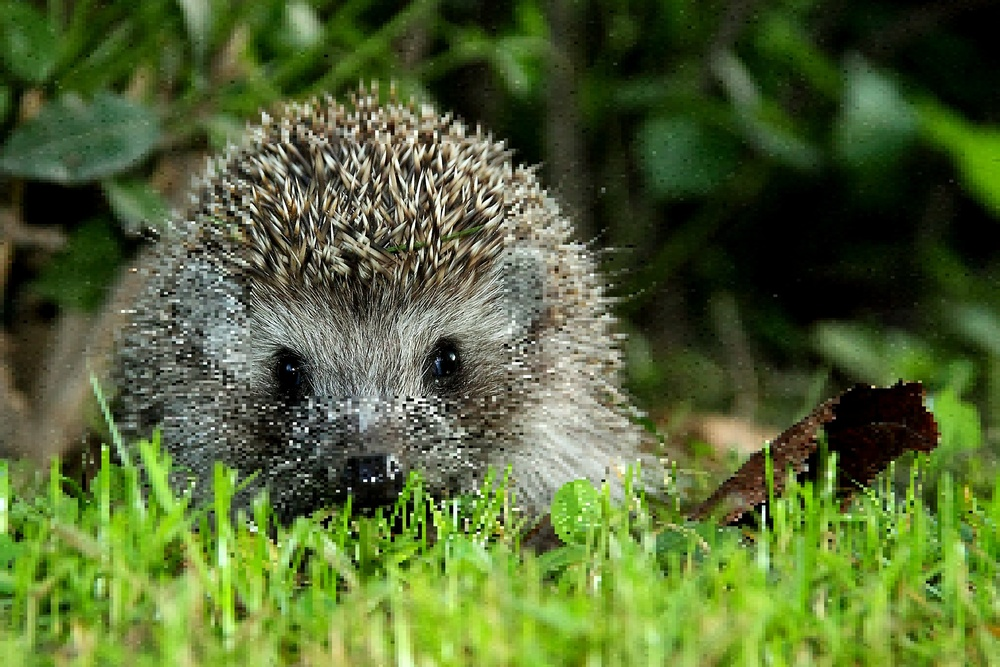
#> input picture media_types/images/Igel_sox_preview.jpeg, 1000 x 667 px, shrunk from 2780 x 1853 before the run, found by its file name
$ python ela-light.py
#> lines starting #> are read from the running program, lines starting #| are printed output that depends on the picture; after the words box and inside, x2 and y2 are one past the last pixel; in counts of white or black regions, pixels touching at a corner belong together
#> in generate_ela_light_image, img is the input picture: shape (667, 1000, 3); mean B, G, R 50.9, 101.6, 82.9
import cv2
import numpy as np


def compute_ela_light(img_bgr: np.ndarray) -> np.ndarray:
    """
    Compute Q = quality(x_hat) exactly as desc.rs does.

    Algorithm (matches desc.rs compute_ela_light byte-for-byte given the same pixels):
      1. Grayscale: (B + G + R) // 3   — integer average, not ITU weights.
      2. Discrete 4-neighbour Laplacian with same-pixel boundary padding.
      3. Amplify x10, clamp to [0, 255].
      4. Tile-average to 256x256 using integer partitioning (matches Rust code).

    Returns: 256x256 uint8 array of raw Q bytes (grayscale).
    """
    h, w = img_bgr.shape[:2]
#> h = 667; w = 1000

    # Step 1: integer average grayscale (B + G + R) // 3
    gray = (img_bgr[:, :, 0].astype(np.uint32)
            + img_bgr[:, :, 1].astype(np.uint32)
            + img_bgr[:, :, 2].astype(np.uint32)) // 3
    gray = gray.astype(np.int32)

    # Step 2: discrete Laplacian with same-pixel boundary padding
    # top row / bottom row / left col / right col → copy center
    t = np.empty_like(gray); t[1:] = gray[:-1]; t[0] = gray[0]
#> after `t[0] = gray[0]`:
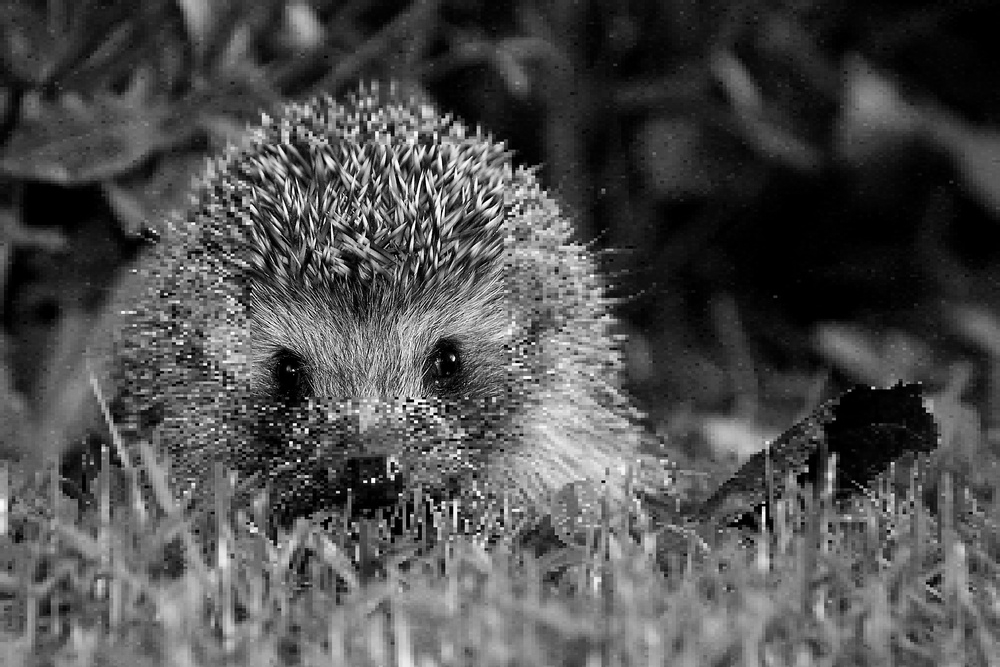
#> t: shape (667, 1000) int32; min 0, max 255, mean 78
    b = np.empty_like(gray); b[:-1] = gray[1:]; b[-1] = gray[-1]
#> after `b[:-1] = gray[1:]`:
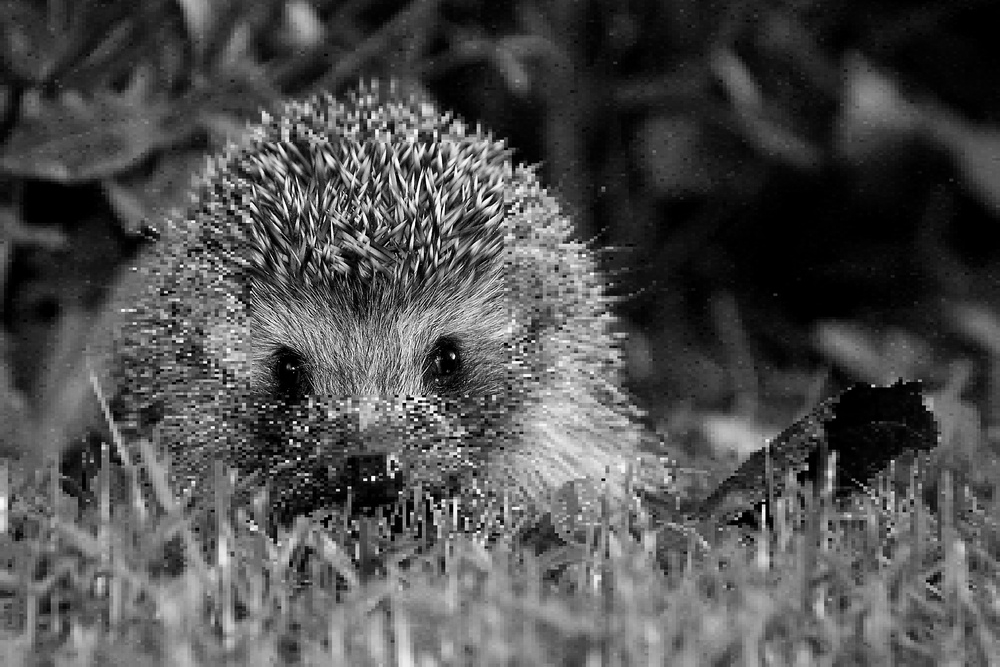
#> b: shape (667, 1000) int32; min 0, max 255, mean 78.3
#> after `b[-1] = gray[-1]`: b: shape (667, 1000) int32; 0.1% of pixels changed, all inside (x1, y1, x2, y2) = (0, 666, 999, 667)
    l = np.empty_like(gray); l[:, 1:] = gray[:, :-1]; l[:, 0] = gray[:, 0]
#> after `l[:, 0] = gray[:, 0]`:
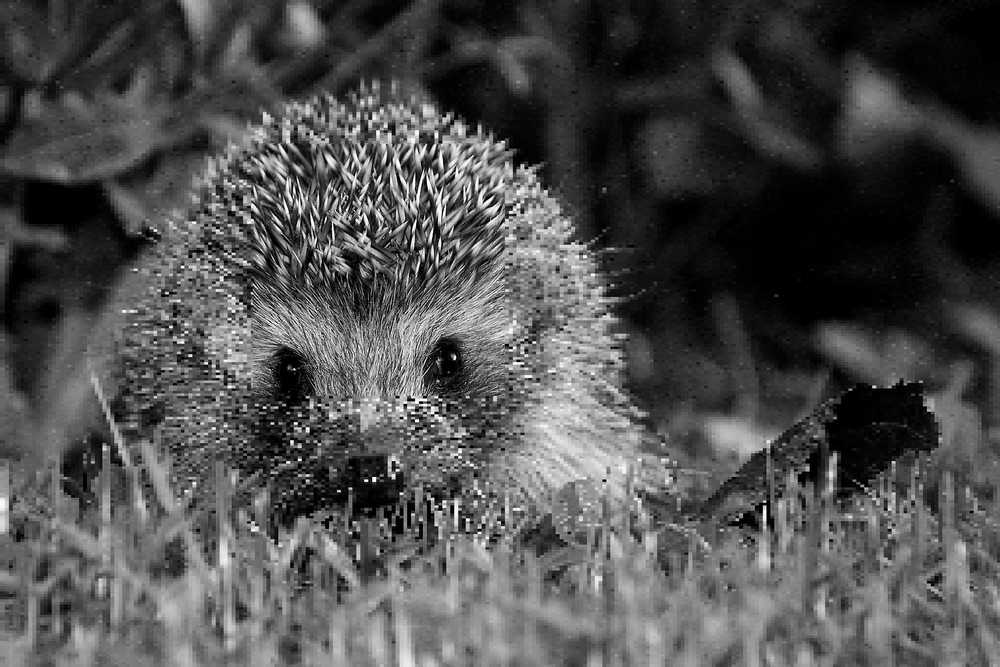
#> l: shape (667, 1000) int32; min 0, max 255, mean 78.1
    r = np.empty_like(gray); r[:, :-1] = gray[:, 1:]; r[:, -1] = gray[:, -1]
#> after `r[:, -1] = gray[:, -1]`: r: shape (667, 1000) int32; min 0, max 255, mean 78.1
    delta = np.abs(4 * gray - t - b - l - r)
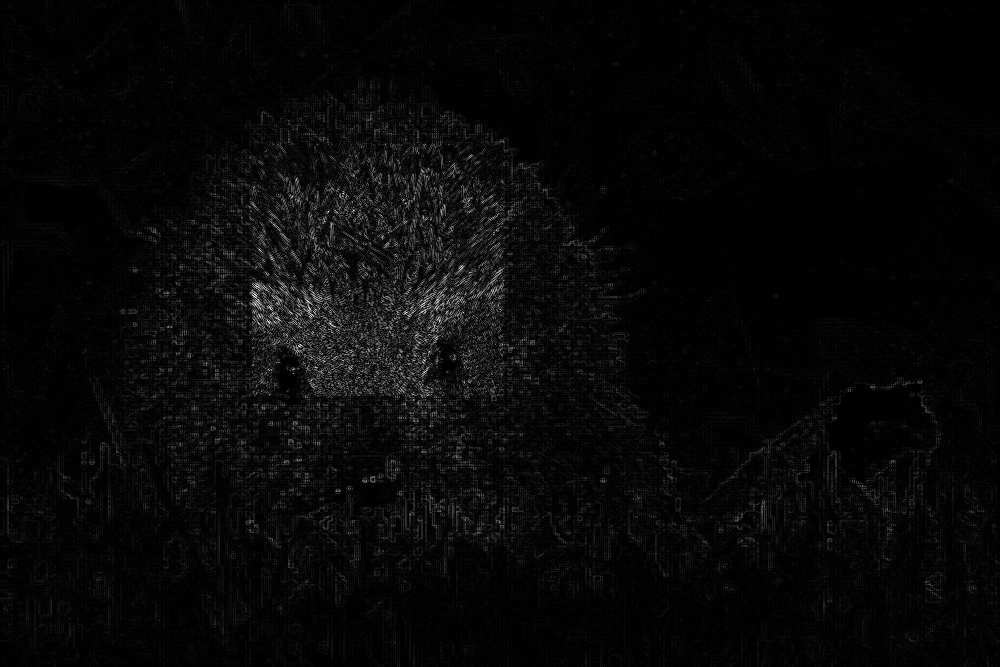
#> delta: shape (667, 1000) int32; min 0, max 631, mean 20.7; drawn with min black and max white

    # Step 3: amplify x10, clamp
    lap = np.clip(10 * delta, 0, 255).astype(np.uint8)
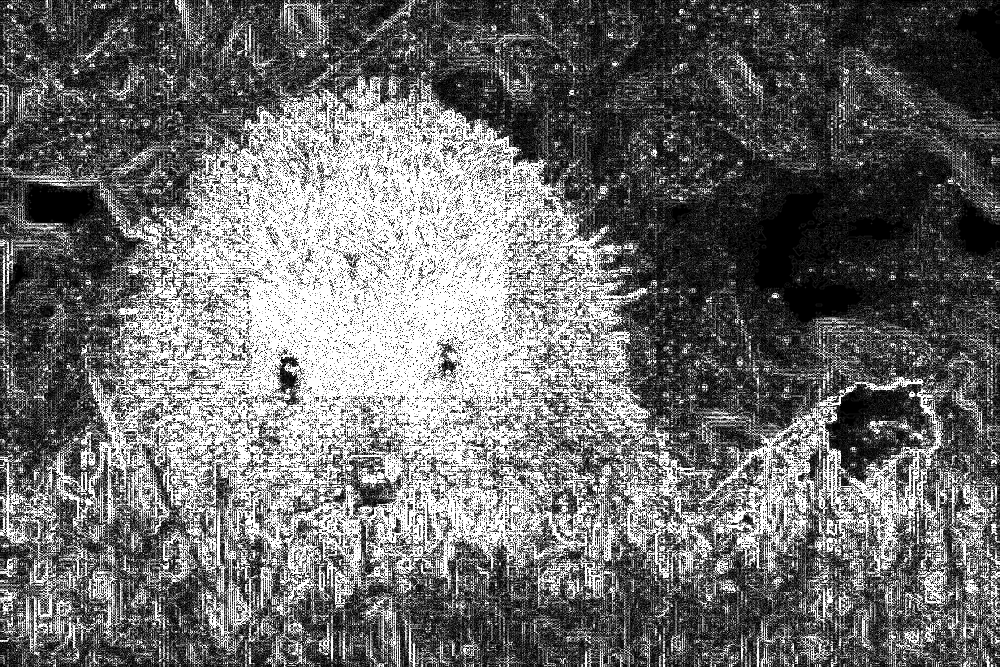
#> lap: shape (667, 1000); min 0, max 255, mean 108.7

    # Step 4: tile-average to 256x256 (integer partitioning as in Rust)
    out_size = 256
    q = np.zeros((out_size, out_size), dtype=np.uint8)
    for oy in range(out_size):
        r0 = oy * h // out_size
        r1 = max((oy + 1) * h // out_size, r0 + 1)
        for ox in range(out_size):
            c0 = ox * w // out_size
            c1 = max((ox + 1) * w // out_size, c0 + 1)
            q[oy, ox] = lap[r0:r1, c0:c1].mean()
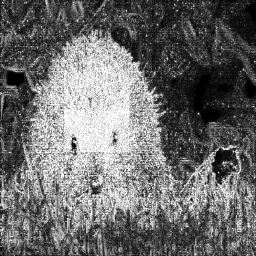
#> q: shape (256, 256); min 0, max 255, mean 107.8

    return q


def generate_ela_light_image(image_path: str, output_path: str) -> None:
    """
    Load image, compute Q, apply OpenCV JET colormap, save to output_path.
    The JET colormap is identical to the LUT used in the frontend (marketplace/page.tsx).
    """
    img = cv2.imread(image_path)
    if img is None:
        print(f"Could not read: {image_path}")
        return

    q = compute_ela_light(img)
    heatmap = cv2.applyColorMap(q, cv2.COLORMAP_JET)
    cv2.imwrite(output_path, heatmap)
    print(f"Saved: {output_path}  (mean Q = {q.mean():.2f})")


generate_ela_light_image('./media_types/images/Igel.jpeg',             './media_types/images/Igel_ela.jpeg')
generate_ela_light_image('./media_types/images/Igel_sox_preview.jpeg', './media_types/images/Igel_sox_preview_ela.jpeg')
#> in generate_ela_light_image (call 2), `heatmap = cv2.applyColorMap(q, cv2.COLORMAP_JET)`:
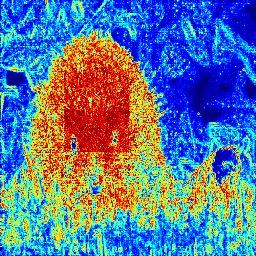
#> heatmap: shape (256, 256, 3); mean B, G, R 154, 120.4, 87.6
#| Saved: ./media_types/images/Igel_sox_preview_ela.jpeg  (mean Q = 107.82)

$ run again, with media_types/images/Igel_sharpness_map.jpeg copied over media_types/images/Igel_sox_preview.jpeg
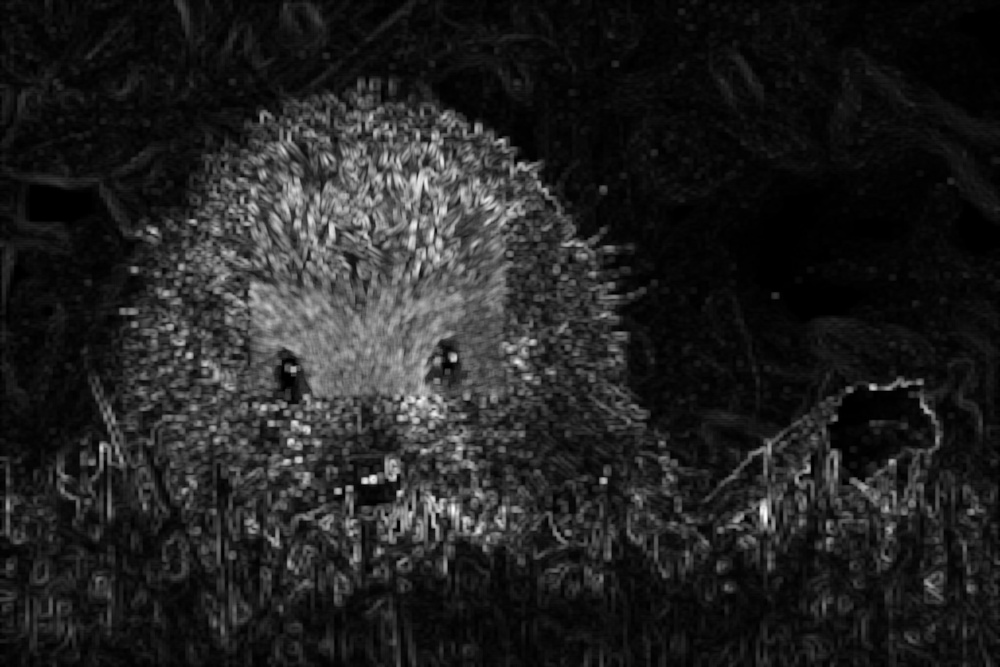
#> input picture media_types/images/Igel_sharpness_map.jpeg, 1000 x 667 px, shrunk from 2780 x 1853 before the run, found by its file name
#> in generate_ela_light_image, img is the input picture: shape (667, 1000, 3); min 0, max 255, mean 34.1
#> t: shape (667, 1000) int32; min 0, max 255, mean 34.1
#> b: shape (667, 1000) int32; min 0, max 255, mean 34.1
#> l: shape (667, 1000) int32; min 0, max 255, mean 34.1
#> r: shape (667, 1000) int32; min 0, max 255, mean 34.1
#> after the loop in compute_ela_light, `for oy in range(out_size):`:
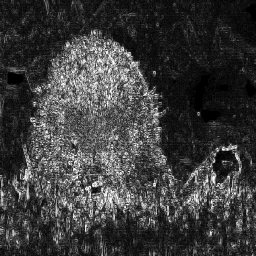
#> q: shape (256, 256); min 0, max 255, mean 60
#> in generate_ela_light_image (call 2), `heatmap = cv2.applyColorMap(q, cv2.COLORMAP_JET)`:
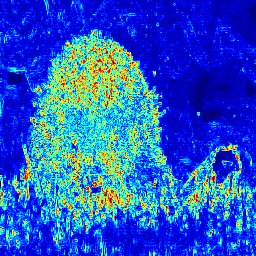
#> heatmap: shape (256, 256, 3); mean B, G, R 200.1, 85.6, 33
#| Saved: ./media_types/images/Igel_sox_preview_ela.jpeg  (mean Q = 59.97)

$ run again, with media_types/images/Igel_sox_crop.jpeg copied over media_types/images/Igel_sox_preview.jpeg
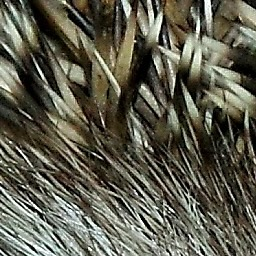
#> input picture media_types/images/Igel_sox_crop.jpeg, 256 x 256 px, found by its file name
#> in generate_ela_light_image, img is the input picture: shape (256, 256, 3); mean B, G, R 78.8, 92.8, 94.2
#> t: shape (256, 256) int32; min 0, max 255, mean 88
#> b: shape (256, 256) int32; min 0, max 255, mean 88.5
#> in compute_ela_light, `l[:, 0] = gray[:, 0]`:
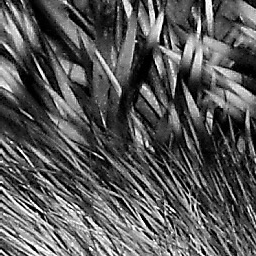
#> l: shape (256, 256) int32; min 0, max 255, mean 88.4
#> r: shape (256, 256) int32; min 0, max 255, mean 88.1
#> in generate_ela_light_image (call 2), `heatmap = cv2.applyColorMap(q, cv2.COLORMAP_JET)`:
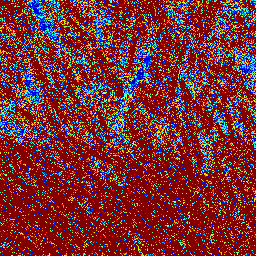
#> heatmap: shape (256, 256, 3); mean B, G, R 51.5, 48.8, 119.4
#| Saved: ./media_types/images/Igel_sox_preview_ela.jpeg  (mean Q = 201.77)
